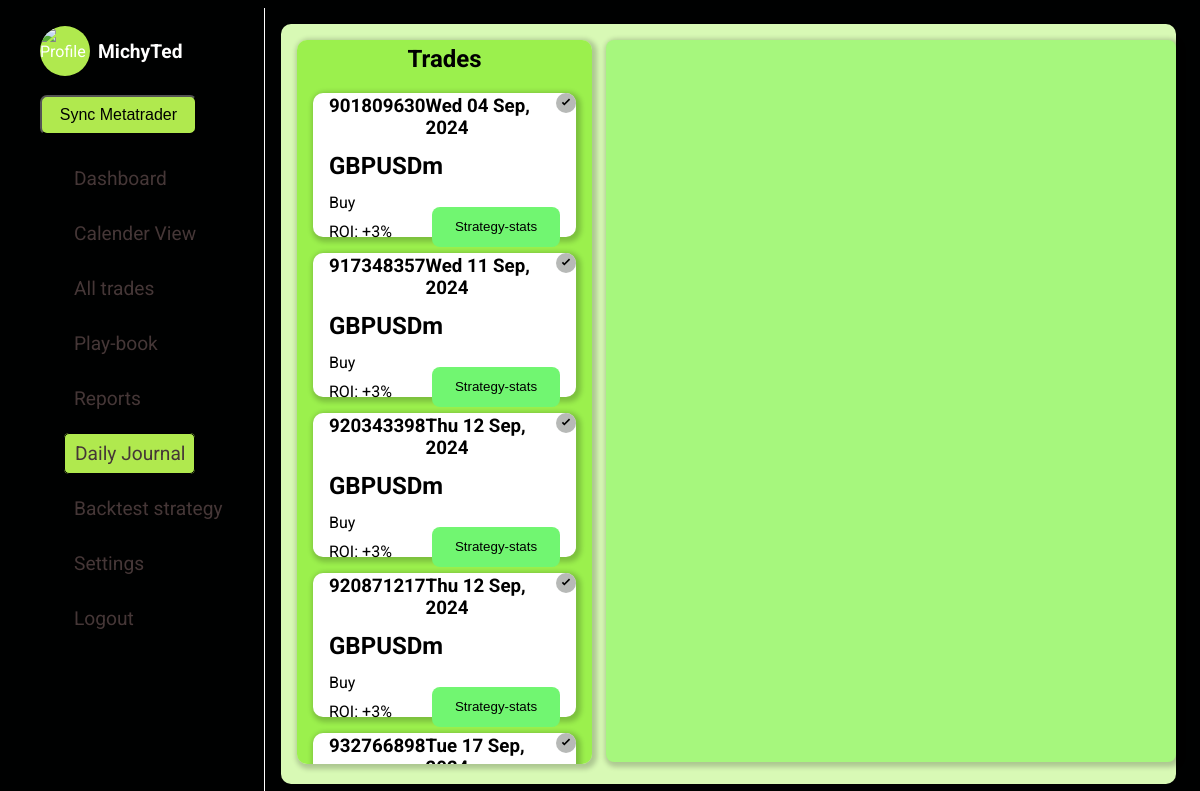
Page /daily-journal (signed in) on the earlier database version.
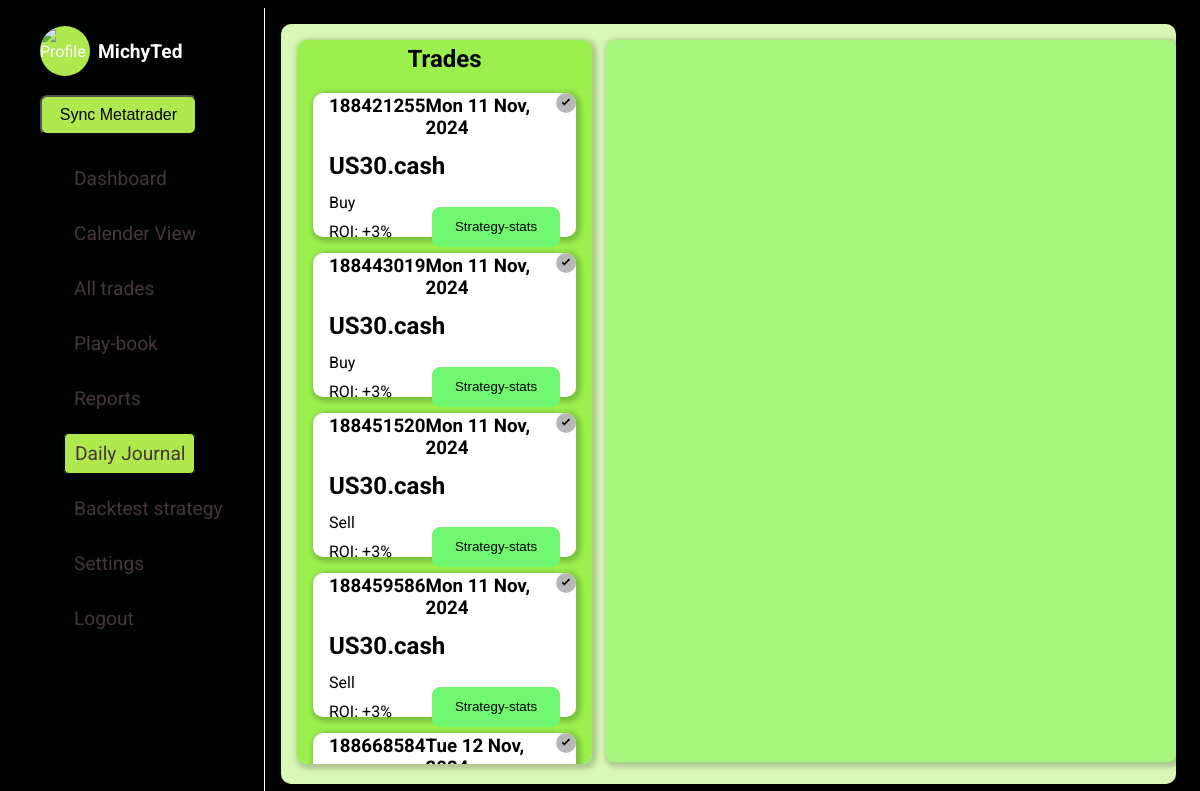
Same page on the later database version.
### forexJournal/models.py (models this page shows, shortened)
class TradesModel(models.Model):
    user = models.ForeignKey(settings.AUTH_USER_MODEL, on_delete=models.CASCADE, related_name="trades", default=1)
    ticket = models.IntegerField(null=False, unique=True)
    opening_time = models.DateTimeField()
    closing_time = models.DateTimeField()
    order_type = models.CharField(null=False, blank=False, max_length=10)
    lot_size = models.DecimalField(decimal_places=7, max_digits=25)
    original_position_size = models.DecimalField(decimal_places=7, max_digits=25)
    symbol = models.CharField(max_length=20)
    opening_price = models.DecimalField(decimal_places=7, max_digits=25)
    closing_price = models.DecimalField(decimal_places=7, max_digits=25)
    stop_loss = models.DecimalField(decimal_places=7, max_digits=25)
    take_profit = models.DecimalField(decimal_places=7, max_digits=25)
    commission_usd = models.DecimalField(decimal_places=7, max_digits=25)
    swap_usd = models.DecimalField(decimal_places=7, max_digits=25)
    profit_usd = models.DecimalField(decimal_places=7, max_digits=25)
    equity_usd = models.CharField(max_length=10)
    margin_level = models.CharField(max_length=10)
    close_reason = models.CharField(max_length=10)
    strategy = models.ForeignKey(StrategyModel, on_delete=models.SET_NULL, null=True, blank=True)
    profit_target = models.DecimalField(max_digits=20, decimal_places=6, null=True, blank=True)
    stop_loss_value = models.DecimalField(max_digits=20, decimal_places=6, null=True, blank=True)
    tags = models.CharField(max_length=50, null=True, blank=True)
    planned_R_Multiple = models.DecimalField(max_digits=20, decimal_places=7, null=True, blank=True)
    notes = models.TextField(null=True, blank=True)

### forexJournal/views.py (the view)
# urls.py: path("daily-journal", views.dailyJournal, name="daily-journal"),
@login_required
def dailyJournal(request):
    logged_in_user = request.user
    trades = TradesModel.objects.filter(user=logged_in_user).order_by("-id")
    trades_dict = trades.values()
    context = {
        "trades": trades_dict
    }
    return render(request, f"{PATH}/dailyJournal.html", context)

### forexJournal/templates/forexJournal/dailyJournal.html (shortened to what this page needs)
{% extends "base.html" %}
{% load static %}
{% block css_files %}
    <link rel="stylesheet" href="{% static 'forexJournal/dailyJournal.css' %}">
    <link href="https://cdn.jsdelivr.net/npm/quill@2.0.2/dist/quill.snow.css" rel="stylesheet" />
{% endblock css_files %}
{% block content %}
    <main>
        <div class="container">
            <h2 class="head-text">Trades</h2>
            <ul class="list-items">
                {% for trade in trades %}
                    <li class="trade-card" data-trade-id="{{ trade.ticket }}" data-trade-profit="{{ trade.profit_usd}}" data-trade-symbol="{{ trade.symbol }}">
                        {% if trade.notes %}
                            <div class="verified-badge">
                                <svg  width="20" height="20" viewBox="0 0 24 24" fill="none" xmlns="http://www.w3.org/2000/svg">
                                    <circle id="" cx="12" cy="12" r="12" fill="lightblue" />
                                    <path d="M10 15l-3-3 1.41-1.41L10 12.17l5.59-5.59L17 8l-7 7z" fill="#000" />
                                </svg>
                            </div>
                        {% else %}
                            <div class="verified-badge">
                                <svg width="20" height="20" viewBox="0 0 24 24" fill="none" xmlns="http://www.w3.org/2000/svg">
                                    <circle cx="12" cy="12" r="12" fill="#b7b9b7" />
                                    <path d="M10 15l-3-3 1.41-1.41L10 12.17l5.59-5.59L17 8l-7 7z" fill="#000" />
                                </svg>
                            </div>
                        {% endif %}
                        <div class="head-items">
                            <h3>{{ trade.ticket}}</h3>
                            <h3 class="date">{{ trade.opening_time|date:"D d M, Y"}}</h3>
                        </div>
                        <h2>{{ trade.symbol }}</h2>
                        <p>{{ trade.order_type|title }}</p>
                        <div class="ending">
                            <p>ROI: +3%</p>
                            <button>Strategy-stats</button>
                        </div>
                    </li>
                {% endfor %}
            </ul>
        </div>
        <div class="journal-area">
        </div>
    </main>
{% endblock content %}

Differences in the rows shown:
no longer on this page (row unchanged): TradesModel: ticket "901809630", opening_time "Wed 04 Sep, 2024", symbol "GBPUSDm", order_type "Buy"
no longer on this page (row unchanged): TradesModel: ticket "917348357", opening_time "Wed 11 Sep, 2024", symbol "GBPUSDm", order_type "Buy"
no longer on this page (row unchanged): TradesModel: ticket "920343398", opening_time "Thu 12 Sep, 2024", symbol "GBPUSDm", order_type "Buy"
no longer on this page (row unchanged): TradesModel: ticket "920871217", opening_time "Thu 12 Sep, 2024", symbol "GBPUSDm", order_type "Buy"
no longer on this page (row unchanged): TradesModel: ticket "932766898", opening_time "Tue 17 Sep,…"
added TradesModel: ticket "188421255", opening_time "Mon 11 Nov, 2024", symbol "US30.cash", order_type "Buy"
added TradesModel: ticket "188443019", opening_time "Mon 11 Nov, 2024", symbol "US30.cash", order_type "Buy"
added TradesModel: ticket "188451520", opening_time "Mon 11 Nov, 2024", symbol "US30.cash", order_type "Sell"
added TradesModel: ticket "188459586", opening_time "Mon 11 Nov, 2024", symbol "US30.cash", order_type "Sell"
added TradesModel: ticket "188668584", opening_time "Tue 12 Nov,…"
